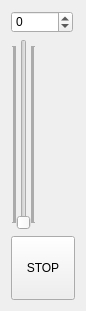
  <widget class="QWidget" name="verticalLayoutWidget_11">
   <property name="geometry">
    <rect>
     <x>320</x>
     <y>470</y>
     <width>66</width>
     <height>311</height>
    </rect>
   </property>
   <layout class="QVBoxLayout" name="verticalLayout_11">
    <item>
     <widget class="QSpinBox" name="SpeedBox1_4">
      <property name="minimumSize">
       <size>
        <width>42</width>
        <height>22</height>
       </size>
      </property>
      <property name="maximumSize">
       <size>
        <width>62</width>
        <height>22</height>
       </size>
      </property>
      <property name="minimum">
       <number>-32768</number>
      </property>
      <property name="maximum">
       <number>32767</number>
      </property>
      <property name="value">
       <number>0</number>
      </property>
     </widget>
    </item>
    <item>
     <widget class="QSlider" name="SpeedSlider_4">
      <property name="layoutDirection">
       <enum>Qt::LeftToRight</enum>
      </property>
      <property name="autoFillBackground">
       <bool>true</bool>
      </property>
      <property name="minimum">
       <number>0</number>
      </property>
      <property name="maximum">
       <number>1024</number>
      </property>
      <property name="singleStep">
       <number>1</number>
      </property>
      <property name="pageStep">
       <number>10</number>
      </property>
      <property name="tracking">
       <bool>false</bool>
      </property>
      <property name="orientation">
       <enum>Qt::Vertical</enum>
      </property>
      <property name="tickPosition">
       <enum>QSlider::TicksBothSides</enum>
      </property>
      <property name="tickInterval">
       <number>5</number>
      </property>
     </widget>
    </item>
    <item>
     <widget class="QPushButton" name="STOP1_4">
      <property name="enabled">
       <bool>true</bool>
      </property>
      <property name="minimumSize">
       <size>
        <width>64</width>
        <height>64</height>
       </size>
      </property>
      <property name="maximumSize">
       <size>
        <width>64</width>
        <height>64</height>
       </size>
      </property>
      <property name="text">
       <string>STOP</string>
      </property>
     </widget>
    </item>
   </layout>
  </widget>
